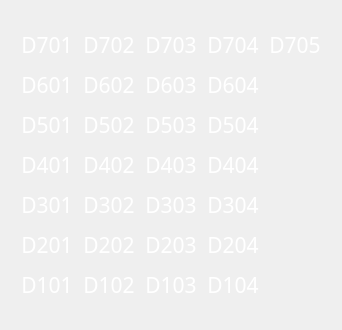
            <widget class="QWidget" name="bay_d_page">
             <layout class="QVBoxLayout" name="verticalLayout_28">
              <item>
               <widget class="QFrame" name="frame_24">
                <property name="frameShape">
                 <enum>QFrame::NoFrame</enum>
                </property>
                <property name="frameShadow">
                 <enum>QFrame::Raised</enum>
                </property>
                <layout class="QHBoxLayout" name="horizontalLayout_8">
                 <property name="spacing">
                  <number>10</number>
                 </property>
                 <property name="leftMargin">
                  <number>10</number>
                 </property>
                 <property name="topMargin">
                  <number>10</number>
                 </property>
                 <property name="rightMargin">
                  <number>10</number>
                 </property>
                 <property name="bottomMargin">
                  <number>10</number>
                 </property>
                 <item>
                  <widget class="QFrame" name="frame_25">
                   <property name="frameShape">
                    <enum>QFrame::NoFrame</enum>
                   </property>
                   <property name="frameShadow">
                    <enum>QFrame::Raised</enum>
                   </property>
                   <layout class="QVBoxLayout" name="verticalLayout_29">
                    <property name="spacing">
                     <number>10</number>
                    </property>
                    <property name="leftMargin">
                     <number>0</number>
                    </property>
                    <property name="rightMargin">
                     <number>0</number>
                    </property>
                    <item>
                     <widget class="QLabel" name="d701">
                      <property name="font">
                       <font>
                        <family>Mitr SemiBold</family>
                        <pointsize>16</pointsize>
                       </font>
                      </property>
                      <property name="styleSheet">
                       <string notr="true">color: rgb(255, 255, 255);</string>
                      </property>
                      <property name="text">
                       <string>D701</string>
                      </property>
                      <property name="alignment">
                       <set>Qt::AlignCenter</set>
                      </property>
                     </widget>
                    </item>
                    <item>
                     <widget class="QLabel" name="d601">
                      <property name="font">
                       <font>
                        <family>Mitr SemiBold</family>
                        <pointsize>16</pointsize>
                       </font>
                      </property>
                      <property name="styleSheet">
                       <string notr="true">color: rgb(255, 255, 255);</string>
                      </property>
                      <property name="text">
                       <string>D601</string>
                      </property>
                      <property name="alignment">
                       <set>Qt::AlignCenter</set>
                      </property>
                     </widget>
                    </item>
                    <item>
                     <widget class="QLabel" name="d501">
                      <property name="font">
                       <font>
                        <family>Mitr SemiBold</family>
                        <pointsize>16</pointsize>
                       </font>
                      </property>
                      <property name="styleSheet">
                       <string notr="true">color: rgb(255, 255, 255);</string>
                      </property>
                      <property name="text">
                       <string>D501</string>
                      </property>
                      <property name="alignment">
                       <set>Qt::AlignCenter</set>
                      </property>
                     </widget>
                    </item>
                    <item>
                     <widget class="QLabel" name="d401">
                      <property name="font">
                       <font>
                        <family>Mitr SemiBold</family>
                        <pointsize>16</pointsize>
                       </font>
                      </property>
                      <property name="styleSheet">
                       <string notr="true">color: rgb(255, 255, 255);</string>
                      </property>
                      <property name="text">
                       <string>D401</string>
                      </property>
                      <property name="alignment">
                       <set>Qt::AlignCenter</set>
                      </property>
                     </widget>
                    </item>
                    <item>
                     <widget class="QLabel" name="d301">
                      <property name="font">
                       <font>
                        <family>Mitr SemiBold</family>
                        <pointsize>16</pointsize>
                       </font>
                      </property>
                      <property name="styleSheet">
                       <string notr="true">color: rgb(255, 255, 255);</string>
                      </property>
                      <property name="text">
                       <string>D301</string>
                      </property>
                      <property name="alignment">
                       <set>Qt::AlignCenter</set>
                      </property>
                     </widget>
                    </item>
                    <item>
                     <widget class="QLabel" name="d201">
                      <property name="font">
                       <font>
                        <family>Mitr SemiBold</family>
                        <pointsize>16</pointsize>
                       </font>
                      </property>
                      <property name="styleSheet">
                       <string notr="true">color: rgb(255, 255, 255);</string>
                      </property>
                      <property name="text">
                       <string>D201</string>
                      </property>
                      <property name="alignment">
                       <set>Qt::AlignCenter</set>
                      </property>
                     </widget>
                    </item>
                    <item>
                     <widget class="QLabel" name="d101">
                      <property name="font">
                       <font>
                        <family>Mitr SemiBold</family>
                        <pointsize>16</pointsize>
                       </font>
                      </property>
                      <property name="styleSheet">
                       <string notr="true">color: rgb(255, 255, 255);</string>
                      </property>
                      <property name="text">
                       <string>D101</string>
                      </property>
                      <property name="alignment">
                       <set>Qt::AlignCenter</set>
                      </property>
                     </widget>
                    </item>
                   </layout>
                  </widget>
                 </item>
                 <item>
                  <widget class="QFrame" name="frame_26checklot">
                   <property name="frameShape">
                    <enum>QFrame::NoFrame</enum>
                   </property>
                   <property name="frameShadow">
                    <enum>QFrame::Raised</enum>
                   </property>
                   <layout class="QVBoxLayout" name="verticalLayout_30">
                    <property name="spacing">
                     <number>10</number>
                    </property>
                    <property name="leftMargin">
                     <number>0</number>
                    </property>
                    <property name="rightMargin">
                     <number>0</number>
                    </property>
                    <item>
                     <widget class="QLabel" name="d702">
                      <property name="font">
                       <font>
                        <family>Mitr SemiBold</family>
                        <pointsize>16</pointsize>
                       </font>
                      </property>
                      <property name="styleSheet">
                       <string notr="true">color: rgb(255, 255, 255);</string>
                      </property>
                      <property name="text">
                       <string>D702</string>
                      </property>
                      <property name="alignment">
                       <set>Qt::AlignCenter</set>
                      </property>
                     </widget>
                    </item>
                    <item>
                     <widget class="QLabel" name="d602">
                      <property name="font">
                       <font>
                        <family>Mitr SemiBold</family>
                        <pointsize>16</pointsize>
                       </font>
                      </property>
                      <property name="styleSheet">
                       <string notr="true">color: rgb(255, 255, 255);</string>
                      </property>
                      <property name="text">
                       <string>D602</string>
                      </property>
                      <property name="alignment">
                       <set>Qt::AlignCenter</set>
                      </property>
                     </widget>
                    </item>
                    <item>
                     <widget class="QLabel" name="d502">
                      <property name="font">
                       <font>
                        <family>Mitr SemiBold</family>
                        <pointsize>16</pointsize>
                       </font>
                      </property>
                      <property name="styleSheet">
                       <string notr="true">color: rgb(255, 255, 255);</string>
                      </property>
                      <property name="text">
                       <string>D502</string>
                      </property>
                      <property name="alignment">
                       <set>Qt::AlignCenter</set>
                      </property>
                     </widget>
                    </item>
                    <item>
                     <widget class="QLabel" name="d402">
                      <property name="font">
                       <font>
                        <family>Mitr SemiBold</family>
                        <pointsize>16</pointsize>
                       </font>
                      </property>
                      <property name="styleSheet">
                       <string notr="true">color: rgb(255, 255, 255);</string>
                      </property>
                      <property name="text">
                       <string>D402</string>
                      </property>
                      <property name="alignment">
                       <set>Qt::AlignCenter</set>
                      </property>
                     </widget>
                    </item>
                    <item>
                     <widget class="QLabel" name="d302">
                      <property name="font">
                       <font>
                        <family>Mitr SemiBold</family>
                        <pointsize>16</pointsize>
                       </font>
                      </property>
                      <property name="styleSheet">
                       <string notr="true">color: rgb(255, 255, 255);</string>
                      </property>
                      <property name="text">
                       <string>D302</string>
                      </property>
                      <property name="alignment">
                       <set>Qt::AlignCenter</set>
                      </property>
                     </widget>
                    </item>
                    <item>
                     <widget class="QLabel" name="d202">
                      <property name="font">
                       <font>
                        <family>Mitr SemiBold</family>
                        <pointsize>16</pointsize>
                       </font>
                      </property>
                      <property name="styleSheet">
                       <string notr="true">color: rgb(255, 255, 255);</string>
                      </property>
                      <property name="text">
                       <string>D202</string>
                      </property>
                      <property name="alignment">
                       <set>Qt::AlignCenter</set>
                      </property>
                     </widget>
                    </item>
                    <item>
                     <widget class="QLabel" name="d102">
                      <property name="font">
                       <font>
                        <family>Mitr SemiBold</family>
                        <pointsize>16</pointsize>
                       </font>
                      </property>
                      <property name="styleSheet">
                       <string notr="true">color: rgb(255, 255, 255);</string>
                      </property>
                      <property name="text">
                       <string>D102</string>
                      </property>
                      <property name="alignment">
                       <set>Qt::AlignCenter</set>
                      </property>
                     </widget>
                    </item>
                   </layout>
                  </widget>
                 </item>
                 <item>
                  <widget class="QFrame" name="frame_27">
                   <property name="frameShape">
                    <enum>QFrame::NoFrame</enum>
                   </property>
                   <property name="frameShadow">
                    <enum>QFrame::Raised</enum>
                   </property>
                   <layout class="QVBoxLayout" name="verticalLayout_31">
                    <property name="spacing">
                     <number>10</number>
                    </property>
                    <property name="leftMargin">
                     <number>0</number>
                    </property>
                    <property name="rightMargin">
                     <number>0</number>
                    </property>
                    <item>
                     <widget class="QLabel" name="d703">
                      <property name="font">
                       <font>
                        <family>Mitr SemiBold</family>
                        <pointsize>16</pointsize>
                       </font>
                      </property>
                      <property name="styleSheet">
                       <string notr="true">color: rgb(255, 255, 255);</string>
                      </property>
                      <property name="text">
                       <string>D703</string>
                      </property>
                      <property name="alignment">
                       <set>Qt::AlignCenter</set>
                      </property>
                     </widget>
                    </item>
                    <item>
                     <widget class="QLabel" name="d603">
                      <property name="font">
                       <font>
                        <family>Mitr SemiBold</family>
                        <pointsize>16</pointsize>
                       </font>
                      </property>
                      <property name="styleSheet">
                       <string notr="true">color: rgb(255, 255, 255);</string>
                      </property>
                      <property name="text">
                       <string>D603</string>
                      </property>
                      <property name="alignment">
                       <set>Qt::AlignCenter</set>
                      </property>
                     </widget>
                    </item>
                    <item>
                     <widget class="QLabel" name="d503">
                      <property name="font">
                       <font>
                        <family>Mitr SemiBold</family>
                        <pointsize>16</pointsize>
                       </font>
                      </property>
                      <property name="styleSheet">
                       <string notr="true">color: rgb(255, 255, 255);</string>
                      </property>
                      <property name="text">
                       <string>D503</string>
                      </property>
                      <property name="alignment">
                       <set>Qt::AlignCenter</set>
                      </property>
                     </widget>
                    </item>
                    <item>
                     <widget class="QLabel" name="d403">
                      <property name="font">
                       <font>
                        <family>Mitr SemiBold</family>
                        <pointsize>16</pointsize>
                       </font>
                      </property>
                      <property name="styleSheet">
                       <string notr="true">color: rgb(255, 255, 255);</string>
                      </property>
                      <property name="text">
                       <string>D403</string>
                      </property>
                      <property name="alignment">
                       <set>Qt::AlignCenter</set>
                      </property>
                     </widget>
                    </item>
                    <item>
                     <widget class="QLabel" name="d303">
                      <property name="font">
                       <font>
                        <family>Mitr SemiBold</family>
                        <pointsize>16</pointsize>
                       </font>
                      </property>
                      <property name="styleSheet">
                       <string notr="true">color: rgb(255, 255, 255);</string>
                      </property>
                      <property name="text">
                       <string>D303</string>
                      </property>
                      <property name="alignment">
                       <set>Qt::AlignCenter</set>
                      </property>
                     </widget>
                    </item>
                    <item>
                     <widget class="QLabel" name="d203">
                      <property name="font">
                       <font>
                        <family>Mitr SemiBold</family>
                        <pointsize>16</pointsize>
                       </font>
                      </property>
                      <property name="styleSheet">
                       <string notr="true">color: rgb(255, 255, 255);</string>
                      </property>
                      <property name="text">
                       <string>D203</string>
                      </property>
                      <property name="alignment">
                       <set>Qt::AlignCenter</set>
                      </property>
                     </widget>
                    </item>
                    <item>
                     <widget class="QLabel" name="d103">
                      <property name="font">
                       <font>
                        <family>Mitr SemiBold</family>
                        <pointsize>16</pointsize>
                       </font>
                      </property>
                      <property name="styleSheet">
                       <string notr="true">color: rgb(255, 255, 255);</string>
                      </property>
                      <property name="text">
                       <string>D103</string>
                      </property>
                      <property name="alignment">
                       <set>Qt::AlignCenter</set>
                      </property>
                     </widget>
                    </item>
                   </layout>
                  </widget>
                 </item>
                 <item>
                  <widget class="QFrame" name="frame_28">
                   <property name="frameShape">
                    <enum>QFrame::NoFrame</enum>
                   </property>
                   <property name="frameShadow">
                    <enum>QFrame::Raised</enum>
                   </property>
                   <layout class="QVBoxLayout" name="verticalLayout_32">
                    <property name="spacing">
                     <number>10</number>
                    </property>
                    <property name="leftMargin">
                     <number>0</number>
                    </property>
                    <property name="rightMargin">
                     <number>0</number>
                    </property>
                    <item>
                     <widget class="QLabel" name="d704">
                      <property name="font">
                       <font>
                        <family>Mitr SemiBold</family>
                        <pointsize>16</pointsize>
                       </font>
                      </property>
                      <property name="styleSheet">
                       <string notr="true">color: rgb(255, 255, 255);</string>
                      </property>
                      <property name="text">
                       <string>D704</string>
                      </property>
                      <property name="alignment">
                       <set>Qt::AlignCenter</set>
                      </property>
                     </widget>
                    </item>
                    <item>
                     <widget class="QLabel" name="d604">
                      <property name="font">
                       <font>
                        <family>Mitr SemiBold</family>
                        <pointsize>16</pointsize>
                       </font>
                      </property>
                      <property name="styleSheet">
                       <string notr="true">color: rgb(255, 255, 255);</string>
                      </property>
                      <property name="text">
                       <string>D604</string>
                      </property>
                      <property name="alignment">
                       <set>Qt::AlignCenter</set>
                      </property>
                     </widget>
                    </item>
                    <item>
                     <widget class="QLabel" name="d504">
                      <property name="font">
                       <font>
                        <family>Mitr SemiBold</family>
                        <pointsize>16</pointsize>
                       </font>
                      </property>
                      <property name="styleSheet">
                       <string notr="true">color: rgb(255, 255, 255);</string>
                      </property>
                      <property name="text">
                       <string>D504</string>
                      </property>
                      <property name="alignment">
                       <set>Qt::AlignCenter</set>
                      </property>
                     </widget>
                    </item>
                    <item>
                     <widget class="QLabel" name="d404">
                      <property name="font">
                       <font>
                        <family>Mitr SemiBold</family>
                        <pointsize>16</pointsize>
                       </font>
                      </property>
                      <property name="styleSheet">
                       <string notr="true">color: rgb(255, 255, 255);</string>
                      </property>
                      <property name="text">
                       <string>D404</string>
                      </property>
                      <property name="alignment">
                       <set>Qt::AlignCenter</set>
                      </property>
                     </widget>
                    </item>
                    <item>
                     <widget class="QLabel" name="d304">
                      <property name="font">
                       <font>
                        <family>Mitr SemiBold</family>
                        <pointsize>16</pointsize>
                       </font>
                      </property>
                      <property name="styleSheet">
                       <string notr="true">color: rgb(255, 255, 255);</string>
                      </property>
                      <property name="text">
                       <string>D304</string>
                      </property>
                      <property name="alignment">
                       <set>Qt::AlignCenter</set>
                      </property>
                     </widget>
                    </item>
                    <item>
                     <widget class="QLabel" name="d204">
                      <property name="font">
                       <font>
                        <family>Mitr SemiBold</family>
                        <pointsize>16</pointsize>
                       </font>
                      </property>
                      <property name="styleSheet">
                       <string notr="true">color: rgb(255, 255, 255);</string>
                      </property>
                      <property name="text">
                       <string>D204</string>
                      </property>
                      <property name="alignment">
                       <set>Qt::AlignCenter</set>
                      </property>
                     </widget>
                    </item>
                    <item>
                     <widget class="QLabel" name="d104">
                      <property name="font">
                       <font>
                        <family>Mitr SemiBold</family>
                        <pointsize>16</pointsize>
                       </font>
                      </property>
                      <property name="styleSheet">
                       <string notr="true">color: rgb(255, 255, 255);</string>
                      </property>
                      <property name="text">
                       <string>D104</string>
                      </property>
                      <property name="alignment">
                       <set>Qt::AlignCenter</set>
                      </property>
                     </widget>
                    </item>
                   </layout>
                  </widget>
                 </item>
                 <item>
                  <widget class="QFrame" name="frame_29">
                   <property name="frameShape">
                    <enum>QFrame::NoFrame</enum>
                   </property>
                   <property name="frameShadow">
                    <enum>QFrame::Raised</enum>
                   </property>
                   <layout class="QVBoxLayout" name="verticalLayout_33">
                    <property name="spacing">
                     <number>10</number>
                    </property>
                    <property name="leftMargin">
                     <number>0</number>
                    </property>
                    <property name="rightMargin">
                     <number>0</number>
                    </property>
                    <item>
                     <widget class="QLabel" name="d705">
                      <property name="font">
                       <font>
                        <family>Mitr SemiBold</family>
                        <pointsize>16</pointsize>
                       </font>
                      </property>
                      <property name="styleSheet">
                       <string notr="true">color: rgb(255, 255, 255);</string>
                      </property>
                      <property name="text">
                       <string>D705</string>
                      </property>
                      <property name="alignment">
                       <set>Qt::AlignCenter</set>
                      </property>
                     </widget>
                    </item>
                    <item>
                     <widget class="QLabel" name="d601_5">
                      <property name="font">
                       <font>
                        <family>Mitr SemiBold</family>
                        <pointsize>16</pointsize>
                       </font>
                      </property>
                      <property name="text">
                       <string/>
                      </property>
                      <property name="alignment">
                       <set>Qt::AlignCenter</set>
                      </property>
                     </widget>
                    </item>
                    <item>
                     <widget class="QLabel" name="d501_5">
                      <property name="font">
                       <font>
                        <family>Mitr SemiBold</family>
                        <pointsize>16</pointsize>
                       </font>
                      </property>
                      <property name="text">
                       <string/>
                      </property>
                      <property name="alignment">
                       <set>Qt::AlignCenter</set>
                      </property>
                     </widget>
                    </item>
                    <item>
                     <widget class="QLabel" name="d401_5">
                      <property name="font">
                       <font>
                        <family>Mitr SemiBold</family>
                        <pointsize>16</pointsize>
                       </font>
                      </property>
                      <property name="text">
                       <string/>
                      </property>
                      <property name="alignment">
                       <set>Qt::AlignCenter</set>
                      </property>
                     </widget>
                    </item>
                    <item>
                     <widget class="QLabel" name="d301_5">
                      <property name="font">
                       <font>
                        <family>Mitr SemiBold</family>
                        <pointsize>16</pointsize>
                       </font>
                      </property>
                      <property name="text">
                       <string/>
                      </property>
                      <property name="alignment">
                       <set>Qt::AlignCenter</set>
                      </property>
                     </widget>
                    </item>
                    <item>
                     <widget class="QLabel" name="d201_5">
                      <property name="font">
                       <font>
                        <family>Mitr SemiBold</family>
                        <pointsize>16</pointsize>
                       </font>
                      </property>
                      <property name="text">
                       <string/>
                      </property>
                      <property name="alignment">
                       <set>Qt::AlignCenter</set>
                      </property>
                     </widget>
                    </item>
                    <item>
                     <widget class="QLabel" name="d101_5">
                      <property name="font">
                       <font>
                        <family>Mitr SemiBold</family>
                        <pointsize>16</pointsize>
                       </font>
                      </property>
                      <property name="text">
                       <string/>
                      </property>
                      <property name="alignment">
                       <set>Qt::AlignCenter</set>
                      </property>
                     </widget>
                    </item>
                   </layout>
                  </widget>
                 </item>
                </layout>
               </widget>
              </item>
             </layout>
            </widget>
